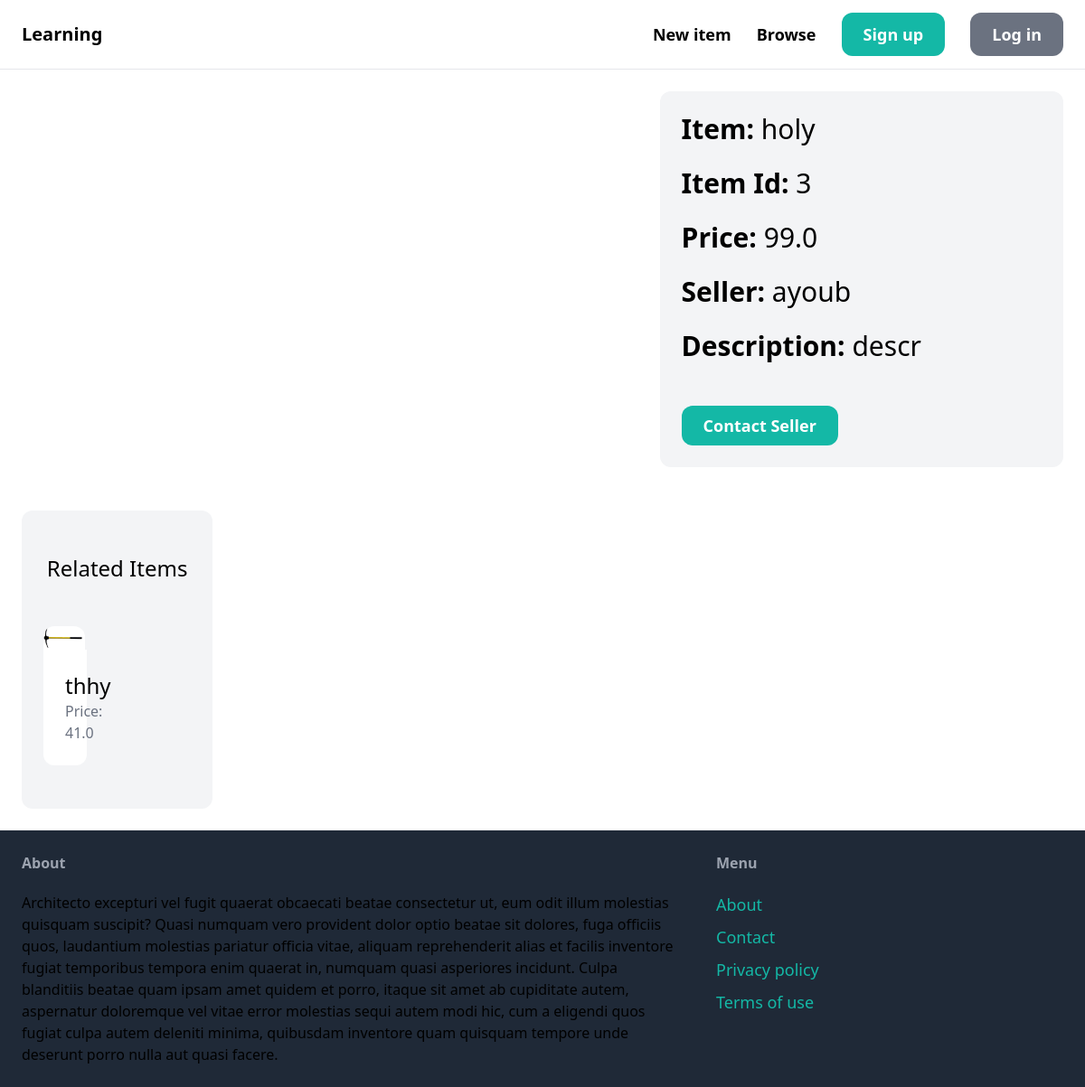
Screenshot of /items/3 with the database file from the repository.
### item/models.py (models this page shows)
class Item(models.Model):
    category = models.ForeignKey(Category, related_name='items', on_delete=models.CASCADE)
    name = models.CharField(max_length=255)
    description = models.TextField(blank=True, null=True)
    price = models.FloatField()
    image = models.ImageField(upload_to='item_images', blank=True, null=True)
    is_sold = models.BooleanField(default=False)
    created_by = models.ForeignKey(User, related_name='items', on_delete=models.CASCADE)
    created_at = models.DateTimeField(auto_now_add=True)

### item/views.py (the view)
# urls.py: path('<int:pk>', views.detail, name="detail")
def detail(request, pk):
    item = get_object_or_404(Item, pk=pk)
    related_items = Item.objects.filter(category=item.category, is_sold=False).exclude(pk=pk)[0:3]
    return render(request, 'item/detail.html', {
        'item': item,
        'related_items': related_items
    })

### item/templates/item/detail.html (shortened to what this page needs)
{% extends 'core/base.html' %}
{% block content%}
<div class="grid grid-cols-5 gap-6">
    <div class="col-span-3">
    </div>
    <div class="col-span-2 p-6 bg-gray-100 rounded-xl">
        <h1 class="mb-6 text-3xl"><strong>Item: </strong>{{item.name}}</h1>
        <p class="mb-6 text-3xl"><strong>Item Id: </strong>{{item.id}}</p>
        <p class="mb-6 text-3xl"><strong>Price: </strong>{{item.price}}</p>
        <p class="mb-6 text-3xl"><strong>Seller: </strong>{{item.created_by.username}}</p>
        <p class="mb-6 text-3xl"><strong>Description: </strong>{{item.description}}</p>
        <a href="#" class="inline-block mt-6 px-6 py-2 text-lg font-semibold bg-teal-500 text-white rounded-xl hover:bg-teal-700">Contact Seller</a>
    </div>
    <div class="mt-6 px-6 py-12 bg-gray-100 rounded-xl">
        <h2 class="mb-12 text-2xl text-center" >Related Items</h2>
        <div class="grid grid-cols-3 gap-3">
            {%for item in related_items %}
            <div>
                <a href="{% url 'item:detail' item.id %}">
                    <div>
                        <img src="{{ item.image }}" class="rounded-t-xl">
                    </div>
                    <div class="p-6 bg-white rounded-b-xl">
                        <h2 class="text-2xl">{{ item.name }}</h2>
                        <p class="text-gray-500">Price: {{ item.price}}</p>
                    </div>
                </a>
            </div>
            {% endfor %}
        </div>
    </div>
</div>
{% endblock %}

### rows the page displays
Item: name "holy", id "3", price "99.0", created_by.username "ayoub", description "descr"
Item: image (picture), name "thhy", price "41.0"
